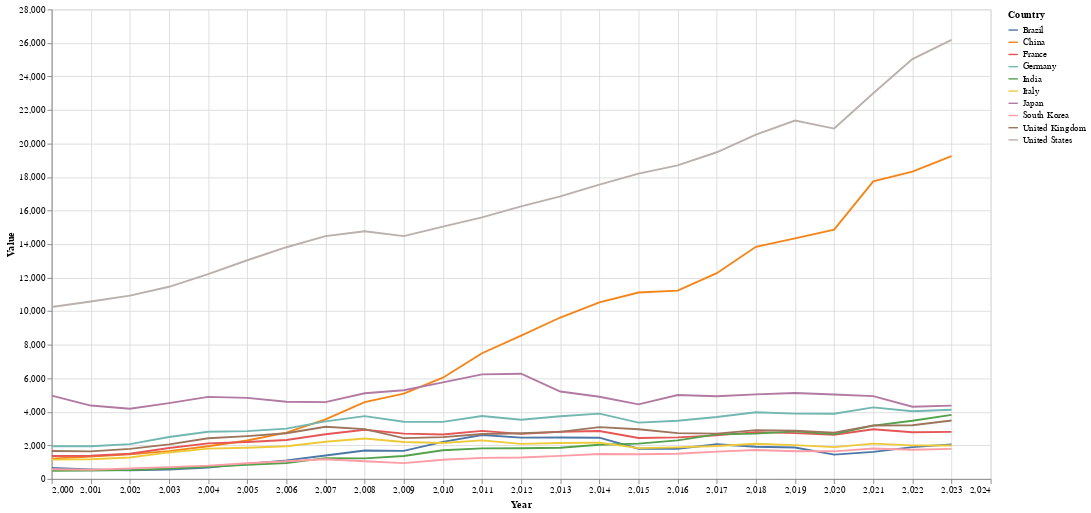

The cell this chart's notebook holds for it:
### Code cell
alt.Chart(df_melted).mark_line().encode(
    x='Year',
    y='Value',
    color='Country'
).properties(
    width=1000,
    height=500
).interactive()

### Figure 1 — Vega-Lite specification as saved in the notebook (floating-point values rounded to 4 significant figures; data arrays with more than 128 entries replaced by an {"elided": "..."} marker saying what was removed)
{"config": {"view": {"continuousWidth": 300, "continuousHeight": 300}}, "data": {"name": "data-5efa9a2e0b95664e13fb3338cd7a121f"}, "mark": {"type": "line"}, "encoding": {"color": {"field": "Country", "type": "nominal"}, "x": {"field": "Year", "type": "quantitative"}, "y": {"field": "Value", "type": "quantitative"}}, "height": 500, "params": [{"name": "param_79", "select": {"type": "interval", "encodings": ["x", "y"]}, "bind": "scales"}], "width": 1000, "$schema": "https://vega.github.io/schema/vega-lite/v5.8.0.json", "datasets": {"data-5efa9a2e0b95664e13fb3338cd7a121f": {"elided": "240 records"}}}
